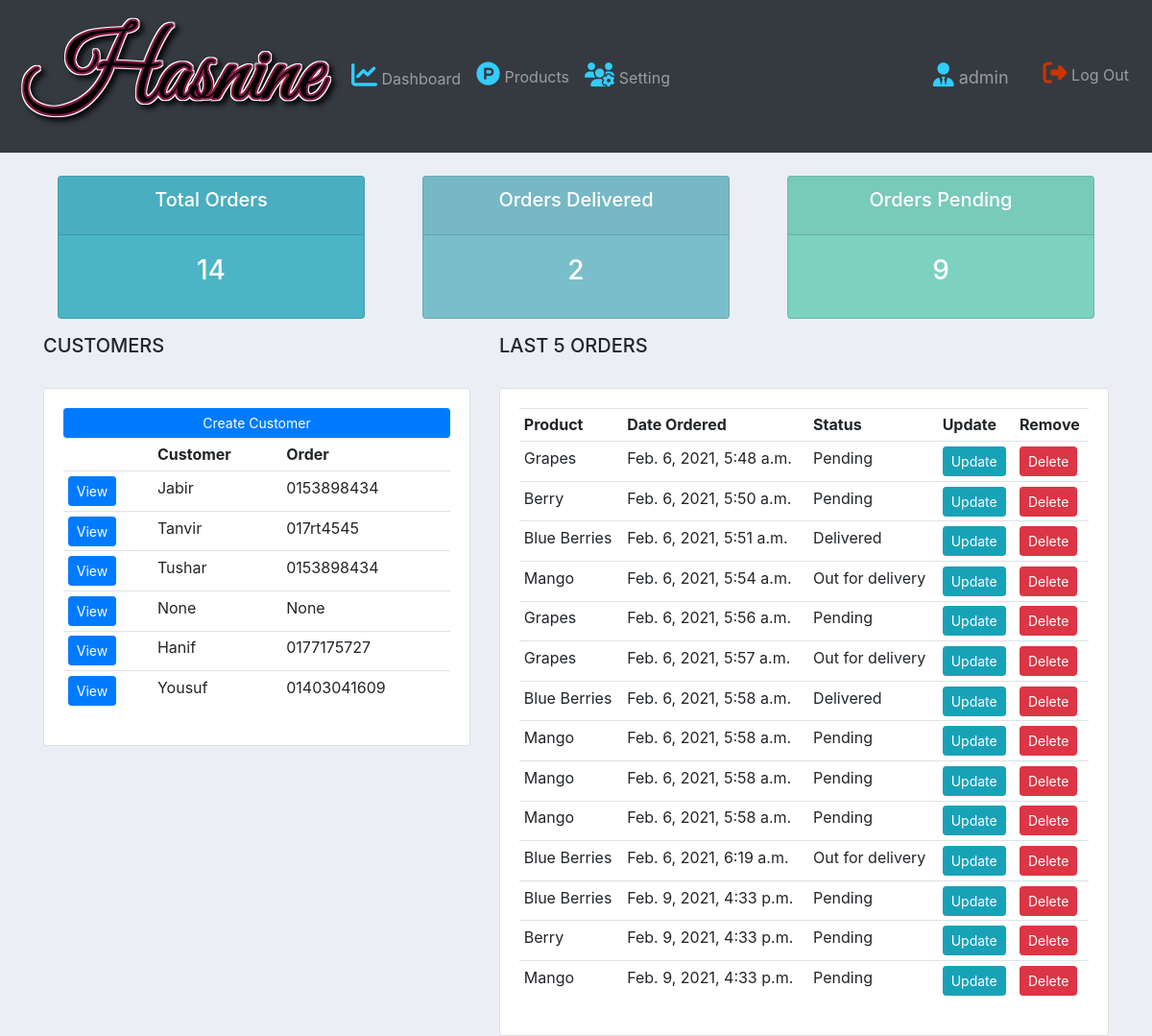
The app's page / (signed in), older data.
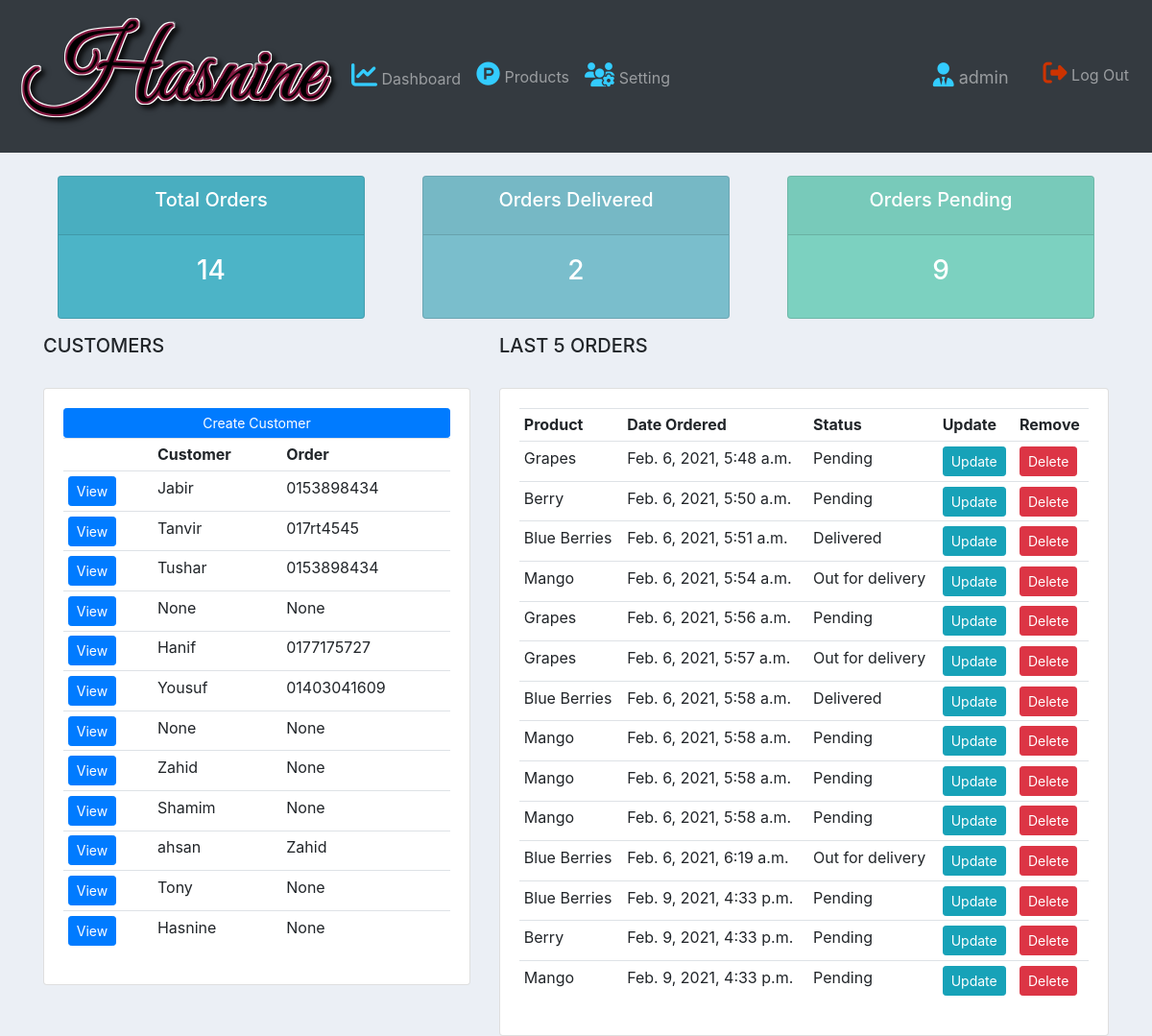
The same page, newer data.
### accounts/models.py (models this page shows, shortened)
class Customer(models.Model):
    user = models.OneToOneField(User, null=True, blank=True, on_delete=models.CASCADE)
    name = models.CharField(max_length=200, null=True)
    phone = models.CharField(max_length=200, null=True)
    email = models.CharField(max_length=200, null=True)
    profile_created = models.ImageField(default="profile.png", null=True, blank=True)
    date_created = models.DateTimeField(auto_now_add=True, null=True)

class Order(models.Model):
    STATUS = (
        ('Pending', 'Pending'),
        ('Out for delivery', 'Out for delivery'),
        ('Delivered', 'Delivered'),
    )
    customer = models.ForeignKey(Customer, null=True, on_delete=models.SET_NULL)
    product = models.ForeignKey(Product, null=True, on_delete=models.SET_NULL)
    date_created = models.DateTimeField(auto_now_add=True, null=True)
    status = models.CharField(max_length=200, null=True, choices=STATUS)
    note = models.CharField(max_length=100, null=True)

class Product(models.Model):
    CATEGORY = (
        ('Indoor', 'Indoor'),
        ('Out Door', 'Out Door'),
    )
    name = models.CharField(max_length=200, null=True)
    price = models.FloatField(null=True)
    category = models.CharField(max_length=200, null=True, choices=CATEGORY)
    description = models.CharField(max_length=200, null=True, blank=True)
    date_created = models.DateTimeField(auto_now_add=True, null=True)
    tags = models.ManyToManyField(Tag)
    def __str__(self):
        return self.name

### accounts/decorators.py (the view)
        def wrapper_func(request, *args, **kwargs):
            group = None
            if request.user.groups.exists():
                group = request.user.groups.all()[0].name
            if group in allowed_roles:
                return view_func(request, *args, **kwargs)
            else:
                return HttpResponse('You are not authorized to view this page')

### accounts/views.py (called while the page is built)
@login_required(login_url='login')
@allowed_user(allowed_roles=['admin'])
def home(request):
    orders = Order.objects.all()
    customers = Customer.objects.all()
    total_orders = orders.count()
    total_customers = customers.count()
    delivered = orders.filter(status='Delivered').count()
    pending = orders.filter(status='Pending').count()
    context = {'orders': orders, 'customers': customers, 'total_orders': total_orders,
               'total_customers': total_customers, 'delivered': delivered,
               'pending': pending}
    return render(request, 'dashboard.html', context)

### accounts/templates/dashboard.html (shortened to what this page needs)
{% extends 'base.html' %} {% load static %}
{% block content %}
{% include 'status.html' %}
<link rel="stylesheet" href="{% static 'CSS/styles.css' %}">
<div class="row">
    <div class="col-md-5">
        <h5>CUSTOMERS</h5>
        <br>
        <div class="card card-body">
            <a href="" class="btn btn-primary btn-sm btn-block">Create Customer</a>
            <table class="table table-sm">
                <tr>
                    <th></th>
                    <th>Customer</th>
                    <th>Order</th>
                </tr>
                {% for customer in customers %}
                <tr>
                    <td><a class="btn btn-primary btn-sm" href="{% url 'customer' customer.id %}">View</a></td>
                    <td>{{customer.name}}</td>
                    <td>{{customer.phone}}</td>
                </tr>
                {% endfor %}
            </table>
        </div>
    </div>
    <div class="col-md-7">
        <h5>LAST 5 ORDERS</h5>
        <br>
        <div class="card card-body">
            <table class="table table-sm">
                <tr>
                    <th>Product</th>
                    <th>Date Ordered</th>
                    <th>Status</th>
                    <th>Update</th>
                    <th>Remove</th>
                </tr>
                {% for i in orders %}
                <tr>
                    <td>{{i.product}}</td>
                    <td>{{i.date_created}}</td>
                    <td>{{i.status}}</td>
                    <td><a class="btn btn-sm btn-info" href="{% url 'update_order' i.id %}">Update</a></td>
                    <td><a class="btn btn-sm btn-danger" href="{% url 'deleted' i.id %}">Delete</a></td>
                </tr>
                {% endfor %}
            </table>
        </div>
    </div>
</div>
{% endblock content %}

### accounts/templates/base.html (shortened to what this page needs)
{% extends 'navbar.html' %} {% load static %}
{% block content2 %}
<nav class="navbar navbar-expand-sm bg-dark navbar-dark">
    <a href="{% url 'dashboard' %}"><img src="{% static '/images/logo.png' %}"></a>
    <div class="collapse navbar-collapse" id="navbarNavAltMarkup">
        {% if request.user.is_staff %}
        <div class="navbar-nav">
            <a class="nav-item nav-link" href="{% url 'dashboard' %}"><i class="fas fa-chart-line" style='font-size:27px;color: #33ccff'></i> Dashboard</a>
            <a class="nav-item nav-link" href="{% url 'products' %}"><i class="fab fa-product-hunt" style='font-size:25px;color: #33ccff'></i> Products</a>
        </div>
        {% endif %}
         <div class="navbar-nav">
            <a class="nav-item nav-link" href="{% url 'account_settings' %}"><i class="fas fa-users-cog" style='font-size:25px;color: #33ccff'></i>  Setting</a>
        </div>
    </div>
    <ul class="navbar-nav ml-auto">
        <li id="profile-name"><a class="nav-link" href="{% url 'user-page' %}"><i class="fas fa-user-tie" style='font-size:25px;color: #33ccff'></i> {{ request.user }} </a></li>
        <li><a class="nav-link" href="{% url 'logout' %}"><i class="fas fa-sign-out-alt fa-lg" style='font-size:25px;color: #cc3300'></i> Log Out</a></li>
    </ul>
</nav>
<div class="container">
    {% block content %}
    {% endblock content %}
</div>
{% endblock content2 %}

### accounts/templates/navbar.html (shortened to what this page needs)
<!DOCTYPE html>
<html lang="en">
<head>
   <link rel="stylesheet" href="https://maxcdn.bootstrapcdn.com/bootstrap/4.0.0/css/bootstrap.min.css">
</head>
<body>
{% block content2 %}
{% endblock content2 %}
</body>
</html>

### accounts/templates/status.html
{% load static %}
<br>
<div class="row">
	<div class="col">
		<div class="col-md">
			<div class="card text-center text-white  mb-3" id="total-orders">
			  	<div class="card-header">
			  		<h5 class="card-title">Total Orders</h5>
			  	</div>
			  	<div class="card-body">
			    	<h3 class="card-title">{{ total_orders }}</h3>
			  	</div>
			</div>
		</div>
	</div>
	<div class="col">
		<div class="col-md">
			<div class="card text-center text-white  mb-3" id="orders-delivered">
			  	<div class="card-header">
			  		<h5 class="card-title">Orders Delivered</h5>
			  	</div>
			  	<div class="card-body">
			    	<h3 class="card-title">{{ delivered }}</h3>
			  	</div>
			</div>
		</div>
	</div>
	<div class="col">
		<div class="col-md">
			<div class="card text-center text-white  mb-3" id="orders-pending">
			  	<div class="card-header">
			  		<h5 class="card-title">Orders Pending</h5>
			  	</div>
			  	<div class="card-body">
			    	<h3 class="card-title">{{ pending }}</h3>
			  	</div>
			</div>
		</div>
	</div>
</div>

### accounts/static/CSS/styles.css (style rules this page uses)
body { background-color: #ebeff5; }
#total-orders { background-color: #4cb4c7; }
#orders-delivered { background-color: #7abecc; }
#orders-pending { background-color: #7CD1C0; }
#profile-name { font-size: 18px; color: #fff; margin-right: 20px; }

Row changes from the older to the newer data that the page shows:
added Customer: name "None", phone "None"
added Customer: name "Zahid", phone "None"
added Customer: name "Shamim", phone "None"
added Customer: name "ahsan", phone "Zahid"
added Customer: name "Tony", phone "None"
added Customer: name "Hasnine", phone "None"
